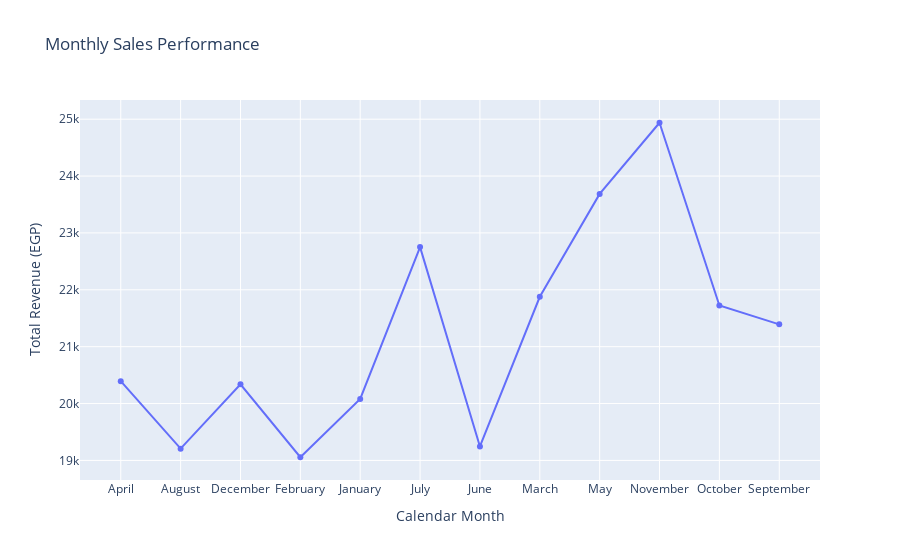

Source (notebook cell):
### Code cell
data['Month'] = pd.to_datetime(data['Date']).dt.month_name()
monthly_sales = data.groupby('Month')['Total_Sales'].sum().reset_index()
fig = px.line(monthly_sales,
            x='Month',
            y='Total_Sales',
            title='Monthly Sales Performance',
            labels={'Total_Sales': 'Total Revenue (EGP)', 'Month': 'Calendar Month'},
            markers=True)
fig.show()

### Figure 1 — Plotly figure (JSON) as saved in the notebook; plotly's stock layout.template omitted (floating-point values rounded to 4 significant figures)
{"data": [{"hovertemplate": "Calendar Month=%{x}<br>Total Revenue (EGP)=%{y}<extra></extra>", "legendgroup": "", "line": {"color": "#636efa", "dash": "solid"}, "marker": {"symbol": "circle"}, "mode": "markers+lines", "name": "", "orientation": "v", "showlegend": false, "type": "scatter", "x": ["April", "August", "December", "February", "January", "July", "June", "March", "May", "November", "October", "September"], "xaxis": "x", "y": [20390.0, 19210.0, 20340.0, 19060.0, 20080.0, 22750.0, 19250.0, 21880.0, 23690.0, 24940.0, 21720.0, 21390.0], "yaxis": "y"}], "layout": {"legend": {"tracegroupgap": 0}, "title": {"text": "Monthly Sales Performance"}, "xaxis": {"anchor": "y", "domain": [0, 1], "title": {"text": "Calendar Month"}}, "yaxis": {"anchor": "x", "domain": [0, 1], "title": {"text": "Total Revenue (EGP)"}}}}
